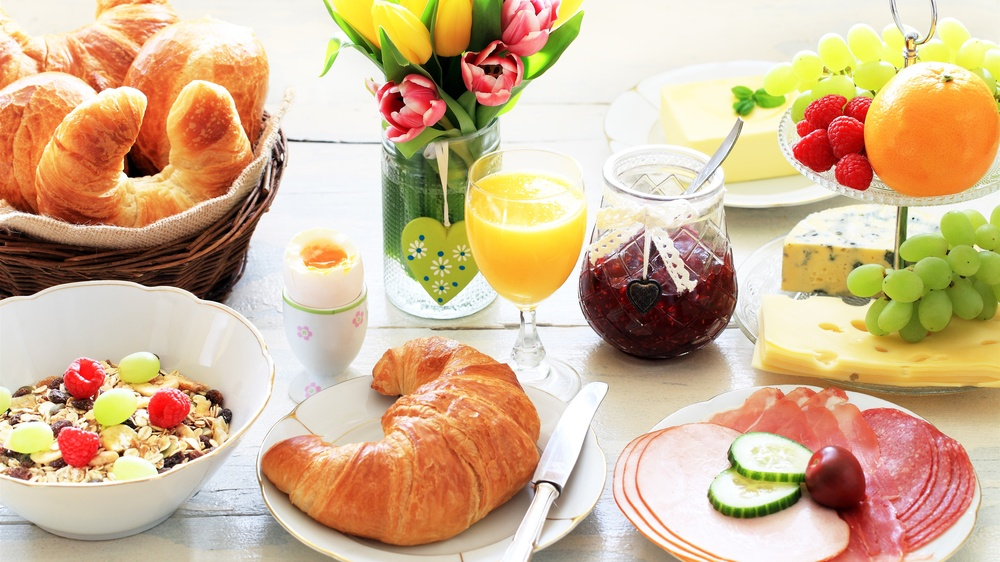
#> input picture lab 2/img1.jpg, 1000 x 562 px, shrunk from 3840 x 2160 before the run
$ python rgb.py
#> lines starting #> are read from the running program, lines starting #| are printed output that depends on the picture
import cv2
from numpy import dstack
import numpy as np

img = cv2.imread("../img1.jpg")
#> img is the input picture: shape (562, 1000, 3); mean B, G, R 144.8, 179.3, 208.6
b, g, r = cv2.split(img)
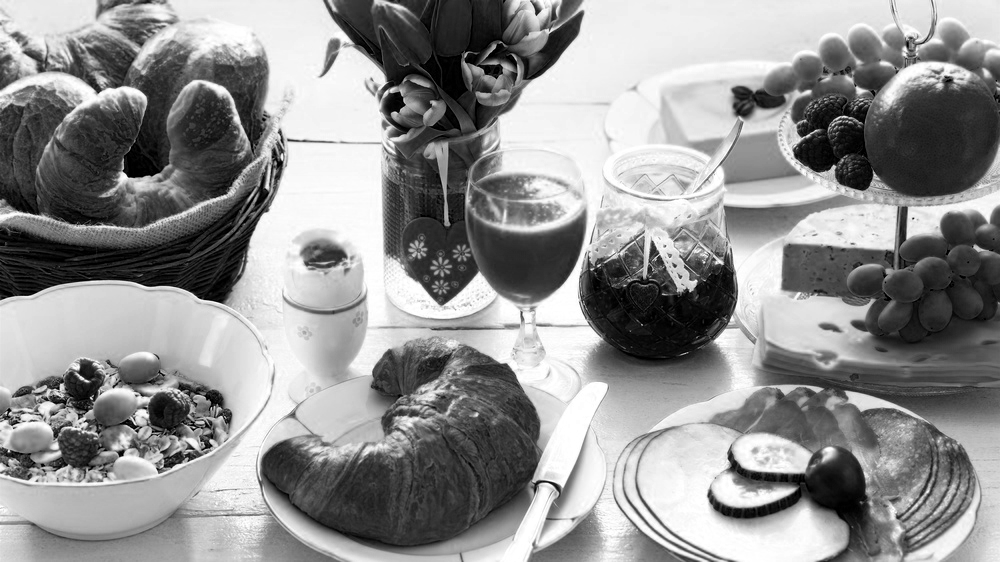
#> b: shape (562, 1000); min 0, max 255, mean 144.8

cv2.imwrite("r.jpg", r)
cv2.imwrite("b.jpg", b)
cv2.imwrite("g.jpg", g)

img_gs = cv2.imread('../img1.jpg', cv2.IMREAD_GRAYSCALE)
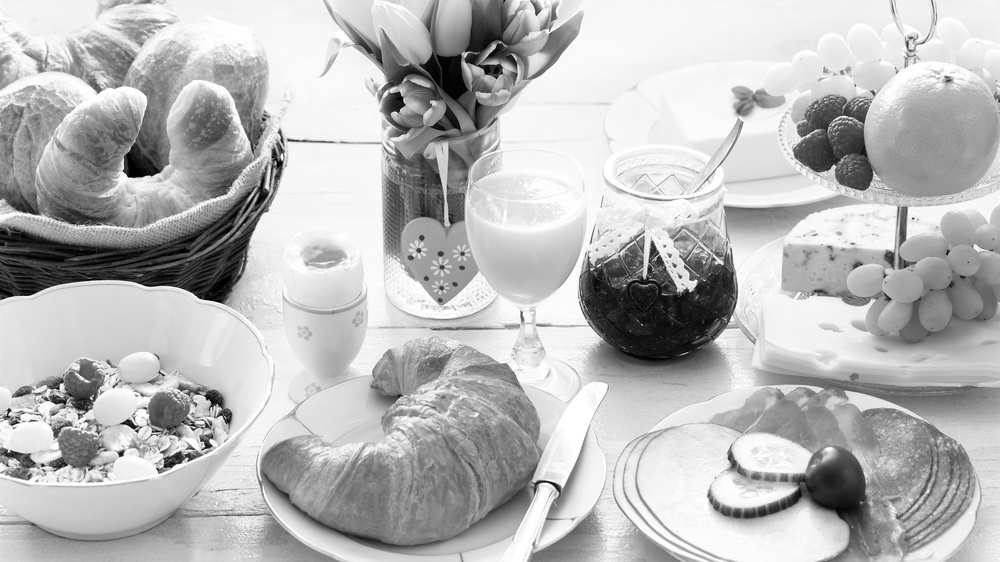
#> img_gs: shape (562, 1000); min 0, max 255, mean 184.2

cv2.imwrite("img2.jpg", img_gs)

linImage = r * 0.2126 + g * 0.7152 + b * 0.0722

img_col = dstack((b, g, r))
merged_img = cv2.merge((b, g, r))


# cv2.imwrite("out.jpg", merged_img)
def gamma_trans(img, gamma):
#> called with gamma = 0.455
    gamma_table = [np.power(x / 255.0, gamma) * 255.0 for x in range(256)]
    gamma_table = np.round(np.array(gamma_table)).astype(np.uint8)
    return cv2.LUT(img, gamma_table)
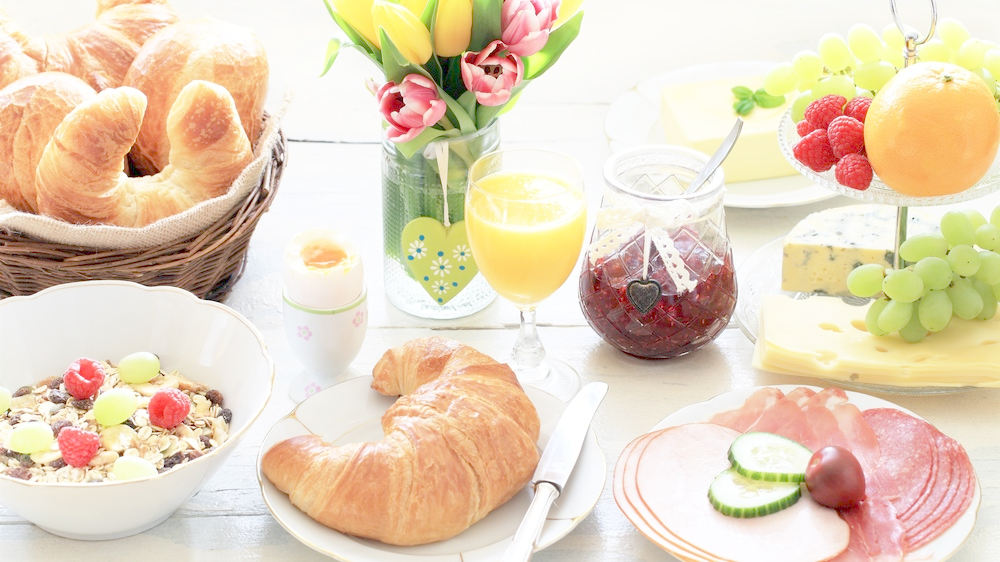
#> returned value: shape (562, 1000, 3); mean of channels 0, 1, 2 186.2, 210.9, 229.7; drawn as B, G, R


img0 = gamma_trans(img, 1 / 2.2)
cv2.imwrite("out.jpg", img0)

srcArray = np.array(img, dtype=np.uint8)
outArray = np.array(img0, dtype=np.uint8)

print(srcArray - outArray)
#> (printed output is left out)
cv2.imwrite("dif.jpg", srcArray - outArray)
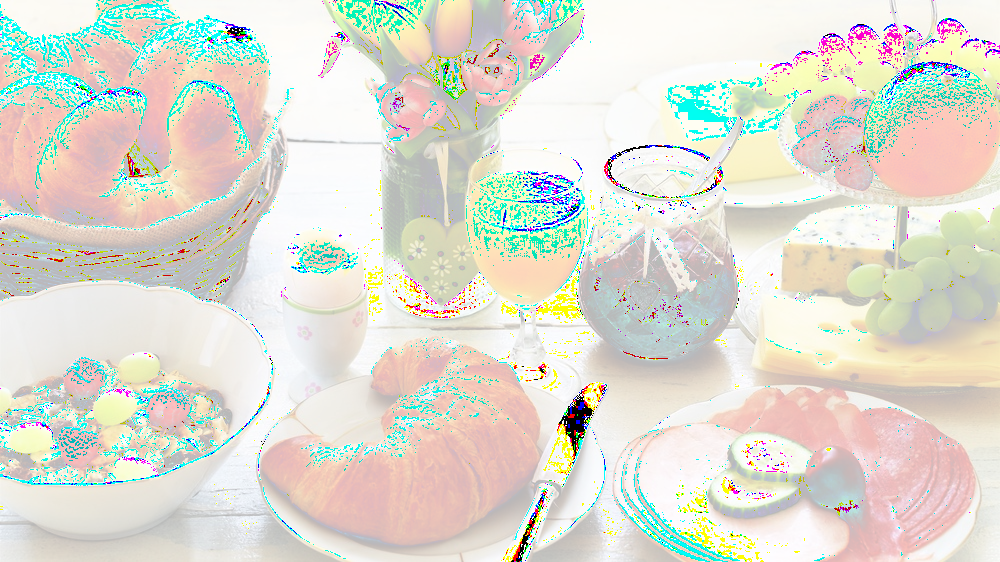
#> saved as dif.jpg: shape (562, 1000, 3); mean B, G, R 210.2, 220.6, 222.2


def get_channels(image):
    red, green, blue = image.copy(), image.copy(), image.copy()
    red[:, :, (1, 2)] = 0
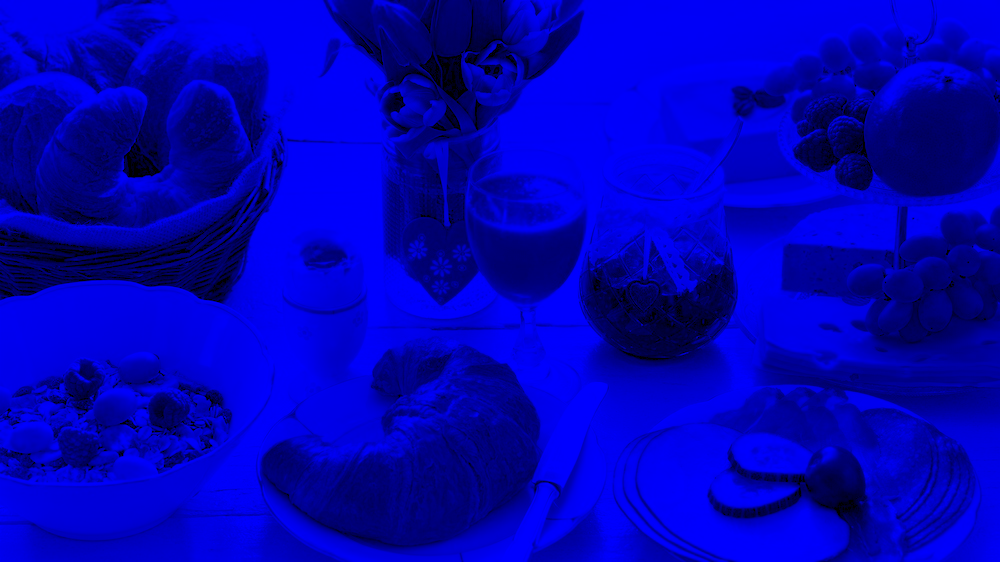
#> red: shape (562, 1000, 3); mean B, G, R 186.2, 0, 0
    green[:, :, (0, 2)] = 0
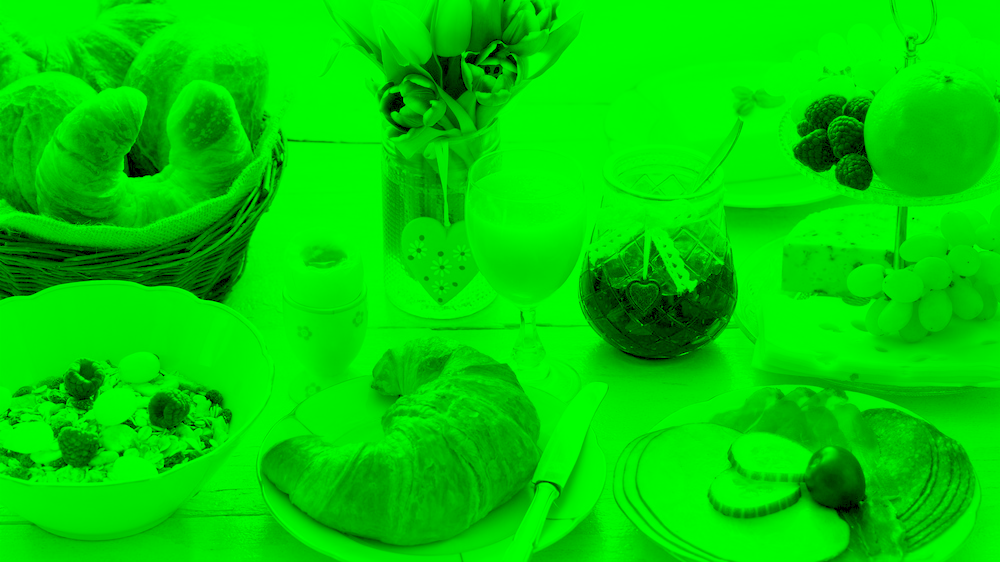
#> green: shape (562, 1000, 3); mean B, G, R 0, 210.9, 0
    blue[:, :, (0, 1)] = 0
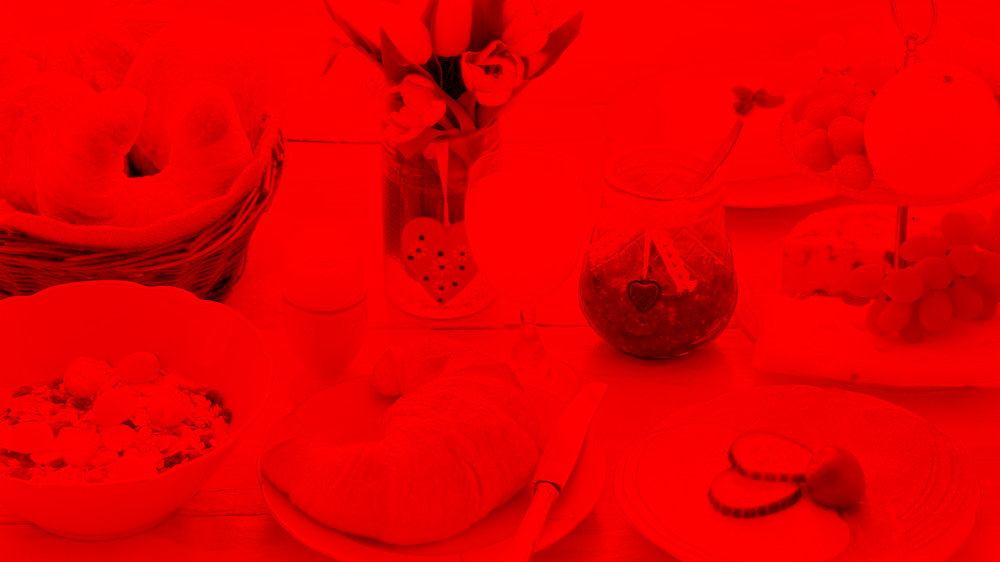
#> blue: shape (562, 1000, 3); mean B, G, R 0, 0, 229.7
    return red, green, blue


b, g, r = get_channels(img0)
cv2.imwrite("outR.jpg", r)
cv2.imwrite("outG.jpg", g)
cv2.imwrite("outB.jpg", b)

# [10 lines of commented-out code are left out]

$ run again, with lab 2/img.jpg copied over lab 2/img1.jpg
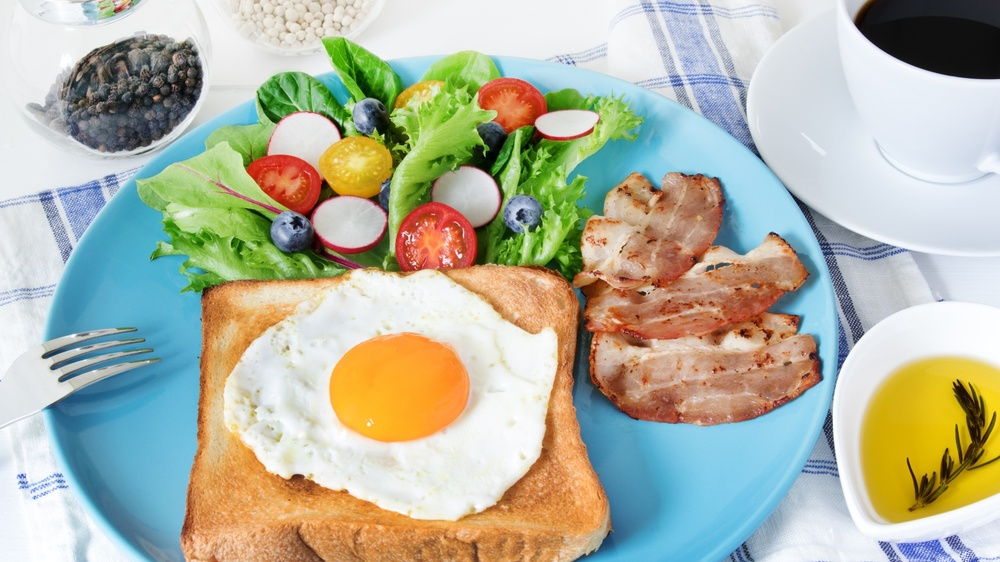
#> input picture lab 2/img.jpg, 1000 x 562 px, shrunk from 1920 x 1080 before the run
#> img is the input picture: shape (562, 1000, 3); mean B, G, R 162, 180.7, 178.3
#> (printed output is left out)
#> in get_channels, `green[:, :, (0, 2)] = 0`:
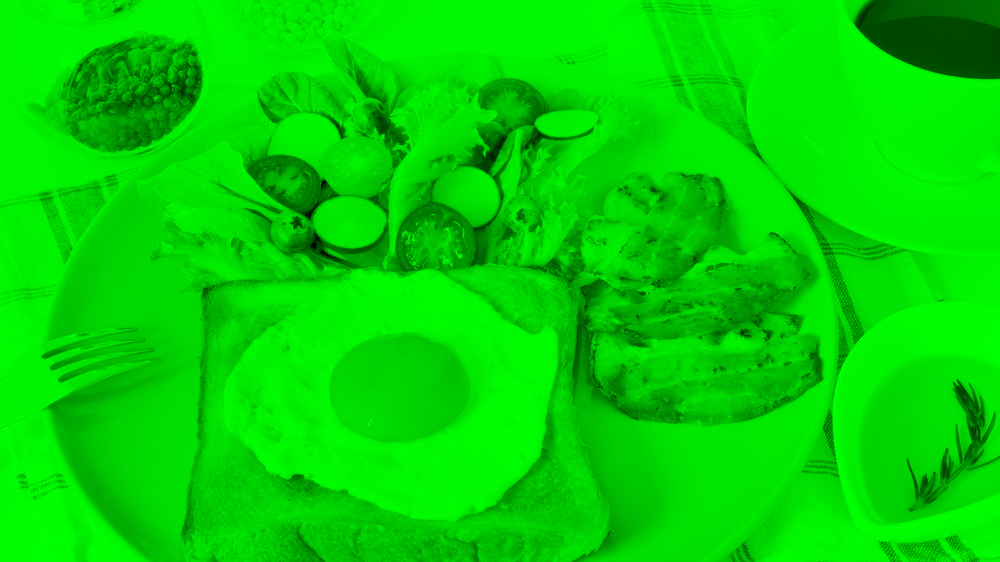
#> green: shape (562, 1000, 3); mean B, G, R 0, 214.1, 0
#> in get_channels, `blue[:, :, (0, 1)] = 0`:
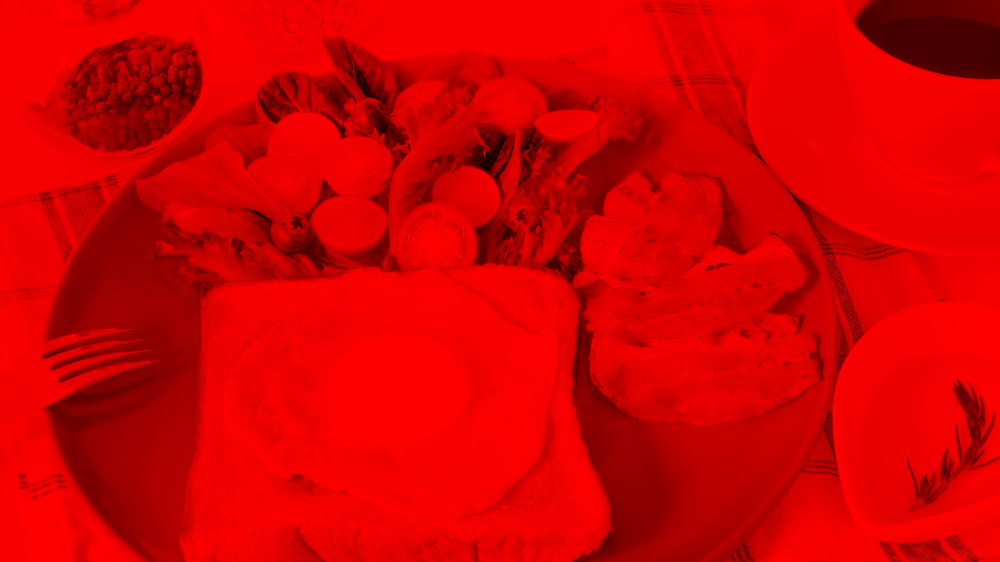
#> blue: shape (562, 1000, 3); mean B, G, R 0, 0, 211.5
